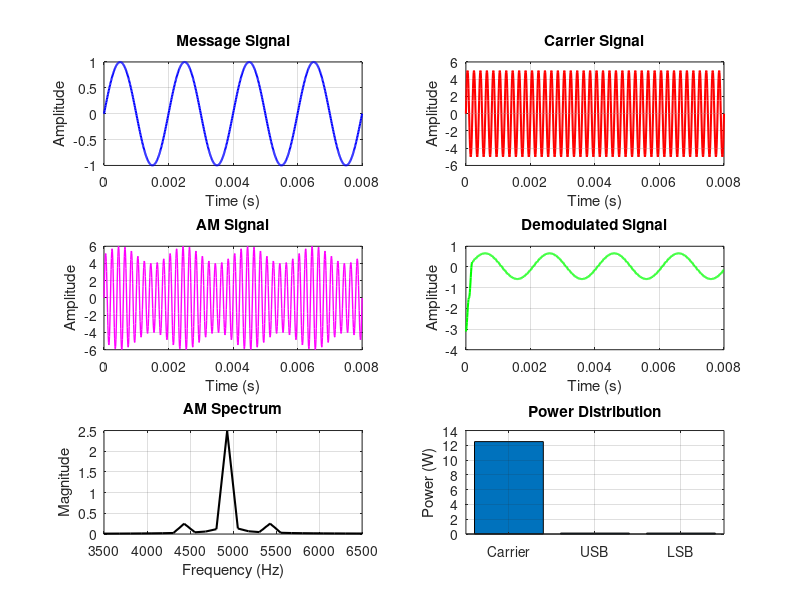

This chart was generated by the following MATLAB code:
clc;
clear;
close all;

%% Message Signal Parameters
Am = 1;          % Message amplitude
fm = 500;        % Message frequency (Hz)

%% Carrier Signal Parameters
Ac = 5;          % Carrier amplitude
fc = 5000;       % Carrier frequency (Hz)

%% Sampling Frequency
fs = 20*fc;

%% Time Vector
t = 0:1/fs:4/fm;

%% Message Signal
m = Am*sin(2*pi*fm*t);

%% Carrier Signal
c = Ac*sin(2*pi*fc*t);

%% Modulation Index
mu = Am/Ac;

%% AM Signal
am = Ac*(1 + mu*sin(2*pi*fm*t)).*sin(2*pi*fc*t);

%% Envelope Detection (WITHOUT hilbert)
rectified = abs(am);

window = round(fs/fc);          % Moving average filter length
b = ones(1,window)/window;

dem = filter(b,1,rectified);
dem = dem - mean(dem);

%% FFT Analysis
N = length(am);
f = (-N/2:N/2-1)*(fs/N);
AM_FFT = abs(fftshift(fft(am)))/N;

%% Sideband Frequencies
USB = fc + fm;
LSB = fc - fm;

%% Power Calculations
Pc = Ac^2/2;
Psb = (mu^2*Pc)/4;

%% Display Results
figure('Name','AM Modulation','NumberTitle','off');

subplot(3,2,1)
plot(t,m,'b','LineWidth',1.5)
title('Message Signal')
xlabel('Time (s)')
ylabel('Amplitude')
grid on

subplot(3,2,2)
plot(t,c,'r','LineWidth',1.5)
title('Carrier Signal')
xlabel('Time (s)')
ylabel('Amplitude')
grid on

subplot(3,2,3)
plot(t,am,'m','LineWidth',1)
title('AM Signal')
xlabel('Time (s)')
ylabel('Amplitude')
grid on

subplot(3,2,4)
plot(t,dem,'g','LineWidth',1.5)
title('Demodulated Signal')
xlabel('Time (s)')
ylabel('Amplitude')
grid on

subplot(3,2,5)
plot(f,AM_FFT,'k','LineWidth',1.5)
xlim([fc-3*fm fc+3*fm])
title('AM Spectrum')
xlabel('Frequency (Hz)')
ylabel('Magnitude')
grid on

subplot(3,2,6)
bar([Pc Psb Psb])
set(gca,'XTick',1:3)
set(gca,'XTickLabel',{'Carrier','USB','LSB'})
title('Power Distribution')
ylabel('Power (W)')
grid on

%% Print Results
fprintf('\n');
fprintf('******** AM MODULATION RESULTS ********\n');
fprintf('Modulation Index (mu) = %.2f\n',mu);
fprintf('Carrier Frequency      = %d Hz\n',fc);
fprintf('Message Frequency      = %d Hz\n',fm);
fprintf('Upper Sideband         = %d Hz\n',USB);
fprintf('Lower Sideband         = %d Hz\n',LSB);
fprintf('Carrier Power          = %.2f W\n',Pc);
fprintf('Each Sideband Power    = %.3f W\n',Psb);
fprintf('***************************************\n');
